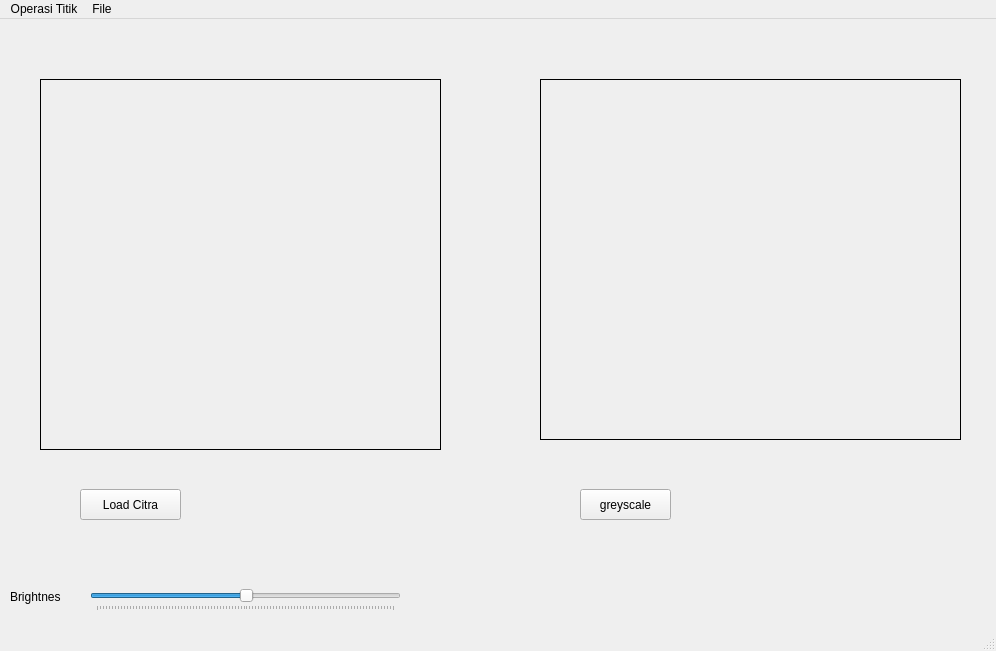
<?xml version="1.0" encoding="UTF-8"?>
<ui version="4.0">
 <class>MainWindow</class>
 <widget class="QMainWindow" name="MainWindow">
  <property name="geometry">
   <rect>
    <x>0</x>
    <y>0</y>
    <width>996</width>
    <height>651</height>
   </rect>
  </property>
  <property name="windowTitle">
   <string>MainWindow</string>
  </property>
  <widget class="QWidget" name="centralwidget">
   <widget class="QPushButton" name="button_loadCitra">
    <property name="geometry">
     <rect>
      <x>80</x>
      <y>470</y>
      <width>101</width>
      <height>31</height>
     </rect>
    </property>
    <property name="text">
     <string>Load Citra</string>
    </property>
   </widget>
   <widget class="QLabel" name="label">
    <property name="geometry">
     <rect>
      <x>40</x>
      <y>60</y>
      <width>401</width>
      <height>371</height>
     </rect>
    </property>
    <property name="frameShape">
     <enum>QFrame::Box</enum>
    </property>
    <property name="text">
     <string/>
    </property>
   </widget>
   <widget class="QPushButton" name="button_prosesCitra">
    <property name="geometry">
     <rect>
      <x>580</x>
      <y>470</y>
      <width>91</width>
      <height>31</height>
     </rect>
    </property>
    <property name="text">
     <string>greyscale</string>
    </property>
   </widget>
   <widget class="QLabel" name="label_2">
    <property name="geometry">
     <rect>
      <x>540</x>
      <y>60</y>
      <width>421</width>
      <height>361</height>
     </rect>
    </property>
    <property name="frameShape">
     <enum>QFrame::Box</enum>
    </property>
    <property name="text">
     <string/>
    </property>
   </widget>
   <widget class="QSlider" name="slidder_brightnes">
    <property name="geometry">
     <rect>
      <x>90</x>
      <y>570</y>
      <width>311</width>
      <height>22</height>
     </rect>
    </property>
    <property name="value">
     <number>50</number>
    </property>
    <property name="orientation">
     <enum>Qt::Horizontal</enum>
    </property>
    <property name="tickPosition">
     <enum>QSlider::TicksBelow</enum>
    </property>
   </widget>
   <widget class="QLabel" name="label_3">
    <property name="geometry">
     <rect>
      <x>10</x>
      <y>570</y>
      <width>55</width>
      <height>16</height>
     </rect>
    </property>
    <property name="text">
     <string>Brightnes</string>
    </property>
   </widget>
  </widget>
  <widget class="QMenuBar" name="menubar">
   <property name="geometry">
    <rect>
     <x>0</x>
     <y>0</y>
     <width>996</width>
     <height>26</height>
    </rect>
   </property>
   <widget class="QMenu" name="menuOperasi_Titik">
    <property name="title">
     <string>Operasi Titik</string>
    </property>
    <addaction name="actionOperasi_pencerahan"/>
    <addaction name="actionSimple_contras"/>
    <addaction name="actionContras_streching"/>
    <addaction name="actionNegative"/>
    <addaction name="actionBiner"/>
   </widget>
   <widget class="QMenu" name="menuFile">
    <property name="title">
     <string>File</string>
    </property>
    <addaction name="actionSave"/>
    <addaction name="actionOpen"/>
   </widget>
   <addaction name="menuOperasi_Titik"/>
   <addaction name="menuFile"/>
  </widget>
  <widget class="QStatusBar" name="statusbar"/>
  <action name="actionOperasi_pencerahan">
   <property name="text">
    <string>Operasi pencerahan</string>
   </property>
  </action>
  <action name="actionSimple_contras">
   <property name="text">
    <string>Simple contras</string>
   </property>
  </action>
  <action name="actionContras_streching">
   <property name="text">
    <string>Contras streching</string>
   </property>
  </action>
  <action name="actionNegative">
   <property name="text">
    <string>Negative</string>
   </property>
  </action>
  <action name="actionBiner">
   <property name="text">
    <string>Biner</string>
   </property>
  </action>
  <action name="actionSave">
   <property name="text">
    <string>Save</string>
   </property>
  </action>
  <action name="actionOpen">
   <property name="text">
    <string>Open</string>
   </property>
  </action>
 </widget>
 <resources/>
 <connections/>
</ui>
